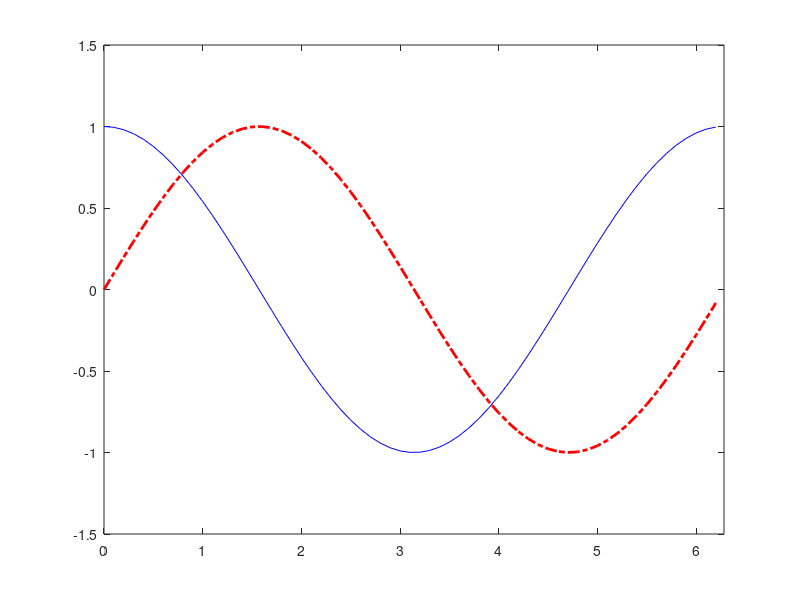
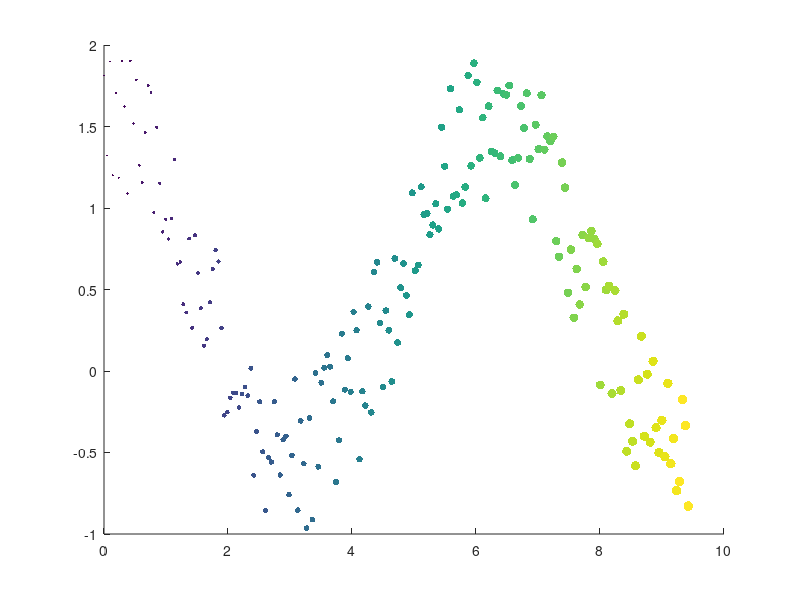
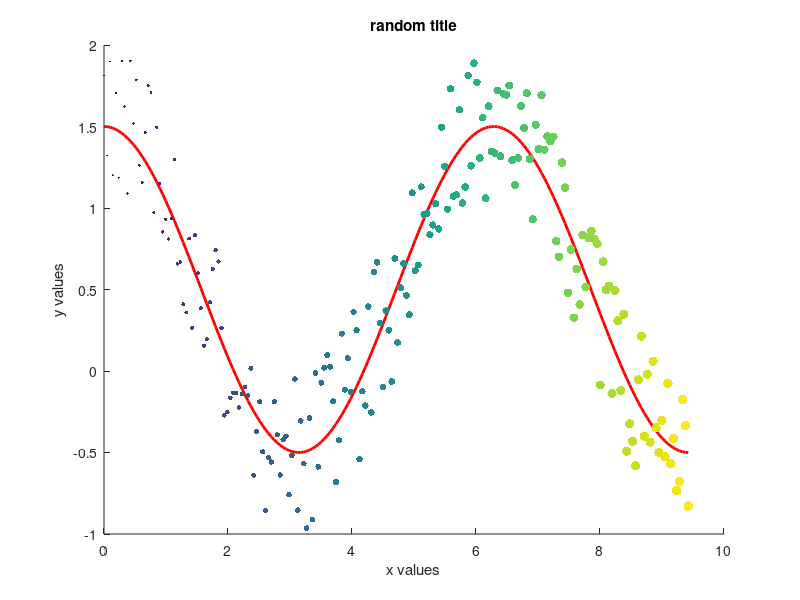

Write the MATLAB code that produced these figures, in order. (Note: this script raises an error after producing the figures.)
%% Stats and plotting tutorial
% Jeff Stafford

% The following code for plots is from the MATLAB plots
% gallery at: http://www.mathworks.com/discovery/gallery.html

%% standard line plot

% Define values for x, y1, and y2
x  = 0:0.1:2*pi;
y1 = cos(x);
y2 = sin(x);

% Plot y1 vs. x (blue, solid) and y2 vs. x (red, dashed)
figure;
% format plot(x vals, y vals, color+marker, ...additional lines + options)
plot(x, y1, 'b', x, y2, 'r-.', 'LineWidth', 2);
% Set the axis limits
axis([0 2*pi -1.5 1.5]);

%% bar plots

% Create data for childhood disease cases
measles = [38556 24472 14556 18060 19549 8122 28541 7880 3283 4135 7953 1884];
mumps = [20178 23536 34561 37395 36072 32237 18597 9408 6005 6268 8963 13882];
chickenPox = [37140 32169 37533 39103 33244 23269 16737 5411 3435 6052 12825 23332];

% Create a vertical bar chart using the bar function
figure;
% drawing a bar with data from the above datasets at locations 1:12
bar(1:12, [measles', mumps', chickenPox'], 1);

% Set the axis limits
% set axis bounds... format [xmin, xmax, ymin, ymax]
axis([0 13 0 40000]);
% manually set the x axis tick marks... gca grabs the current axis from the
% current figure
set(gca, 'XTick', 1:12);

% Add title and axis labels
title('Childhood diseases by month');
xlabel('Month');
ylabel('Cases (in thousands)');

% Add a legend
legend('Measles', 'Mumps', 'Chicken pox');

%% scatter plots

% create equally spaced x values
x = linspace(0,3*pi,200);
% create semi-random y values following a cosine curve
y = cos(x) + rand(1,200);
% the size for our points will increase steadily to an area of 50
a = linspace(1, 50, 200);
% the colors for our points
c = linspace(1,10,length(x));
% creat the scatterplot
scatter(x,y,a,c,'filled')

%% adding plots together

y2 = cos(x) + 0.5;
figure('Name', 'double plotting');
% tell matlab to wait and graph everything in the same plot from now on
hold on;
% plot the cosine function
plot(x, y2, 'red', 'linew', 2);
% plot the semi random points from the last example
scatter(x, y, a, c,'filled');
% tell matlab to stop graphing everything in the same plot
hold off;
xlabel('x values');
ylabel('y values');
title('random title');

%% ttests and 1-way ANOVA

% we are going to load a built-in dataset...
load fisheriris.mat;

% This is a set of flower lengths and widths taken in 1936. It gets used a
% lot for stats examples.

% turn the species names into a categorical variable
species = categorical(species);

% These are the labels for each of the columns, not sure why these aren't in there
Labels = {'sepal_length', 'sepal_width', 'petal_length', 'petal_width'};

% MATLAB is weird and doesn't have any truly easy ways to attach labels and
% stuff to data. We are going to have to handle the data/labels separately.

% Lets create a few example plots:

% the infamous boxplot... lets compare sepal to petal lengths
boxplot(meas(:, [1,3]), 'Label', Labels([1, 3]));
ylabel('Length (mm)');
title('This is some data on iris flowers');

% lets do a two sample t-test
[decision, pval, conf_int, stats] = ttest2(meas(:, 1), meas(:, 3));
stats

% what if we wanted to look at petal length by species?
boxplot(meas(:, 3), species); 
ylabel('Length (mm)');
xlabel('Species');

% let's do a one way ANOVA
[pval, tbl, stats] = anova1(meas(:, 3), species);
% and a post-hoc Tukey HSD
[results, means, handle, groupNames] = multcompare(stats);
% as you can see, everything is REALLY significant

% grab the actual p values for the multiple comparison, ugly, I know...
[groupNames(results(:,1)), groupNames(results(:,2)), num2cell(results(:,3:6))]

% This is a copied from the MATLAB documentation:

% The first two columns show the pair of groups that are compared. The
% fourth column shows the difference between the estimated group means. The
% third and fifth columns show the lower and upper limits for the 95%
% confidence intervals of the true difference of means. The sixth column
% shows the p-value for a hypothesis that the true difference of means for
% the corresponding groups is equal to zero.